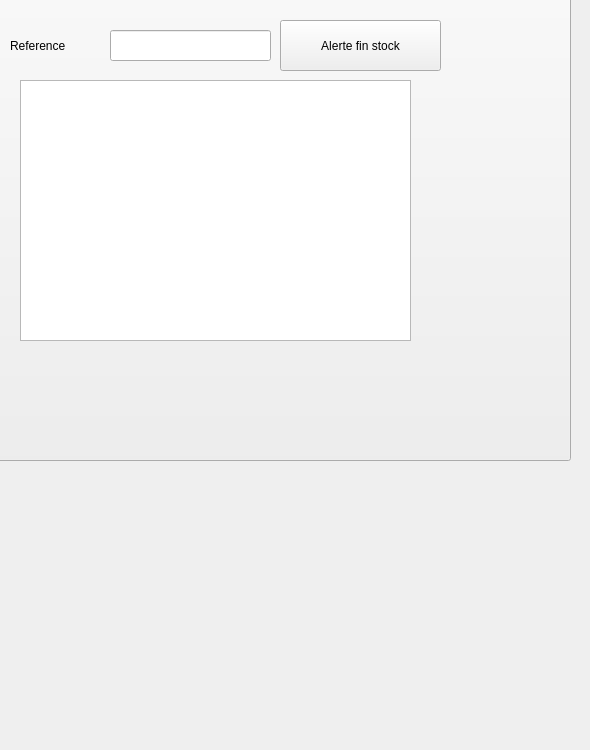
      <widget class="QWidget" name="tab_13">
       <attribute name="title">
        <string>Alerte fin stock</string>
       </attribute>
       <widget class="QPushButton" name="pushButton_27">
        <property name="geometry">
         <rect>
          <x>-10</x>
          <y>-280</y>
          <width>581</width>
          <height>741</height>
         </rect>
        </property>
        <property name="text">
         <string/>
        </property>
        <property name="icon">
         <iconset>
          <normaloff>../Creator The Podcast (6).png</normaloff>../Creator The Podcast (6).png</iconset>
        </property>
        <property name="iconSize">
         <size>
          <width>1000</width>
          <height>1000</height>
         </size>
        </property>
       </widget>
       <widget class="QPushButton" name="alerte">
        <property name="geometry">
         <rect>
          <x>280</x>
          <y>20</y>
          <width>161</width>
          <height>51</height>
         </rect>
        </property>
        <property name="styleSheet">
         <string notr="true">font: 12pt &quot;MS Shell Dlg 2&quot;;</string>
        </property>
        <property name="text">
         <string>Alerte fin stock</string>
        </property>
       </widget>
       <widget class="QLineEdit" name="ee">
        <property name="geometry">
         <rect>
          <x>110</x>
          <y>30</y>
          <width>161</width>
          <height>31</height>
         </rect>
        </property>
       </widget>
       <widget class="QLabel" name="label_67">
        <property name="geometry">
         <rect>
          <x>10</x>
          <y>30</y>
          <width>111</width>
          <height>31</height>
         </rect>
        </property>
        <property name="text">
         <string>Reference</string>
        </property>
       </widget>
       <widget class="QListWidget" name="lii">
        <property name="geometry">
         <rect>
          <x>20</x>
          <y>80</y>
          <width>391</width>
          <height>261</height>
         </rect>
        </property>
       </widget>
      </widget>
